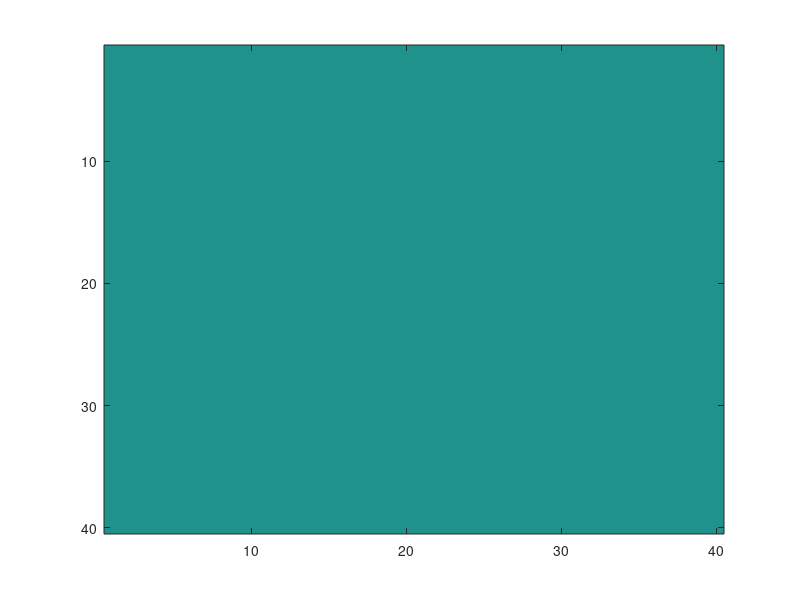

The MATLAB source for this figure: (Note: this script raises an error after producing the figure.)
K=0.44;
ss=[-1 1]
mmax=20;
global oper opts m oper1
opt.renorm=0;
opt.decomp='eig';
corrf=1;
err=1;
ra=1;

    opts.disp = 0;   % disable diagnostic information in eigs
    opts.issym = 1;
    opts.real = 1;
%     [Psi Energy] = eigs(H_super,1,'SA', opts);


oddfirst=reshape(reshape(1:8,2,4)',1,[]);
[msh1p msh1 msh2p msh2]=ndgrid(ss,ss,ss,ss);
logW=-0.5*K*(msh1.*msh2+msh1p.*msh2p+msh1.*msh1p+msh2.*msh2p);
% W=exp(-0.5*K*(msh1.*msh2+msh1p.*msh2p+msh1.*msh1p+msh2.*msh2p));
% W=exp(logW);
% oper=@times;%     corrf_pre=mean(squeeze(phi).*squeeze(psi),3);
%     corrf=mean(corrf_pre(:));

W=logW;
oper1=@plus;
oper1=@times;
oper=@times;
T_ml=W;
figure(2)
fi=imagesc(zeros(2*mmax,2*mmax));
corrs=[];
% for i=1:1024;
% Ts=1:0.2:5;
Ts=linspace(1,5,50);
Ks=1./Ts;
% Ks=-0.6:0.5:0.6;
% Ts=1./Ks;
% Ks=-0.20;
countmax=10;
% count=0;
corrs=0.*Ks;
mags=0*Ks;
Kps=0.*Ks;
idx=0;
for K=Ks;
idx=idx+1; 
T=1/K;
err=1;

logW=-0.5*K*(msh1.*msh2+msh1p.*msh2p+msh1.*msh1p+msh2.*msh2p);
W=exp(logW);
% W=logW;
T_ml=W;
count=0;

while ((err> 1e-15|2*m<mmax )&count<countmax);
    m=size(T_ml,1);
    try
        %% get phi and psi, and calculate observables.
        [phi,psi]=superblock(T_ml,W);
        rhoL=squeeze(sum(sum(oper(phi, psi),3),4));
%         [corrfnew,mag]=NNcorr(phi,psi,ss);
        p=reshape(oper(squeeze(phi),squeeze(psi)),[m 2 m 2]);    
        pmag=squeeze(sum(sum(p,1),3));
        Kp=log(pmag(2)/pmag(1))/2;
        ssj=shiftdim(ss,-2);        
%         corrf_pre2=p.*(ss.*ssj);....*shiftdim(ss,-2);
        corrf_pre2=pmag.*ss.*(ss');
        msite=ss+ssj;
%         mag_pre=p.*msite;
        mag_pre=-p.*log(p);
        mag=sum(mag_pre(:));
        corrfnew=sum(corrf_pre2(:));
        corrf=corrfnew;
    catch ERR
        ERR
        fprintf('errored at rho \n')
    end
        %% construct bigger transfer matrix
    if 4*m<=2*mmax
        % tp=bsxfun(@times,T_ml,shiftdim(W,-2));
        tp=bsxfun(oper1,T_ml,shiftdim(W,-2));
        tp=permute(tp,[1 3 2 4 5 6]);
        T_mplr=reshape(tp,2*m,2*m,2,2);
        T_mprr=T_mplr;
    
    elseif opt.renorm;
%             D=rot90(D,2);
        count=count+1;
        if strcmp(opt.decomp,'svd');

            [T,S,U]=svds(rhoL,mmax);
            Ol=reshape(T(:,1:mmax)',[mmax,m,2]);
            Ql=shiftdim(reshape(U(:,1:mmax),[m 2 mmax]),-3);
            ra=sum(diag(S))/trace(abs(rhoL));
        elseif strcmp(opt.decomp,'eig');
            [V, S] = eigs(balance(rhoL),mmax,'LM');
            pV=pinv(V);
            ra=sum(diag(S))/trace(abs(rhoL));
            Ol=reshape(pV,[mmax m 2]);
            Ql=shiftdim(reshape(V,[m 2 mmax]),-3);
        end
        
        T_mlo=(shiftdim(permute(T_ml,[1 3 2 4]),-1));
        Wo=(W);
        T_mpl=oper1(...
                    oper(...
                    oper(Ol,...
                        T_mlo),...
                        Ql ),...
                        permute(Wo,[5,6,1,7,2,8,3,4])...
                        );
        T_mpl=(squeeze(sum(reshape((T_mpl),mmax,[],mmax,2,2),2)));
        T_mpl=0.5*(T_mpl+permute(T_mpl,[2 1 4 3]));
%         T_mplr=T_mpl/sum(T_mpl(:));
        T_mplr=T_mpl;
        
    else 
        err=0;
    end

    err=abs(mean(T_mplr(:))/mean(T_ml(:))-1);
    T_ml=T_mplr;
    T_mr=T_mprr;
%     fprintf('error is %.4d ,corrf is %.4f, ratio is %.4f \n ',err,corrf,ra);    
    fprintf('%.4f\t%.4f\t%.4f\t%.4f\t%.4d\n',K,1/K,corrf,corrf*2*K,err)
    vsa=reshape(permute(T_ml,[1 3 2 4]),numel(T_ml)^0.5,[]);
    siz=size(vsa);
%     vs=padarray(vsa,[2*mmax 2*mmax]-siz,0,'post');
%     set(fi,'CData',real(vs));
    drawnow
%     pause(0.5)
    end% T_ml=
    corrs(idx)=corrf;
    mags(idx)=mag;
    Kps(idx)=Kp;
end
%%
% plot(Ks,[0 diff(2*corrs)]);
% plot(1./Ks,Ks.*corrs)
figure(3)
hold off
Tsp=Ts;
plot(Ts,2*corrs)
% plot(Ks,Kps)
% plot(Ts,corrs)
%%
bkup.corr{mmax}=corrs;
bkup.mag{mmax}=mags;
bkup.Ts{mmax}=Ts;
%%
% clf  
hold on
plot(Ts,mags);
for i=[1,2,16,30,32,40,42,128]      
    try
    plot(bkup.Ts{i},2*bkup.corr{i});
    end
end
% imagesc(reshape(T_ml,numel(T_ml)^0.5,[]))
%%
% hold off
% plot(Ts,2*Ks.*bkp{32});

% imagesc(reshape(T_mpl,numel(T_ml)^0.5,[]))
